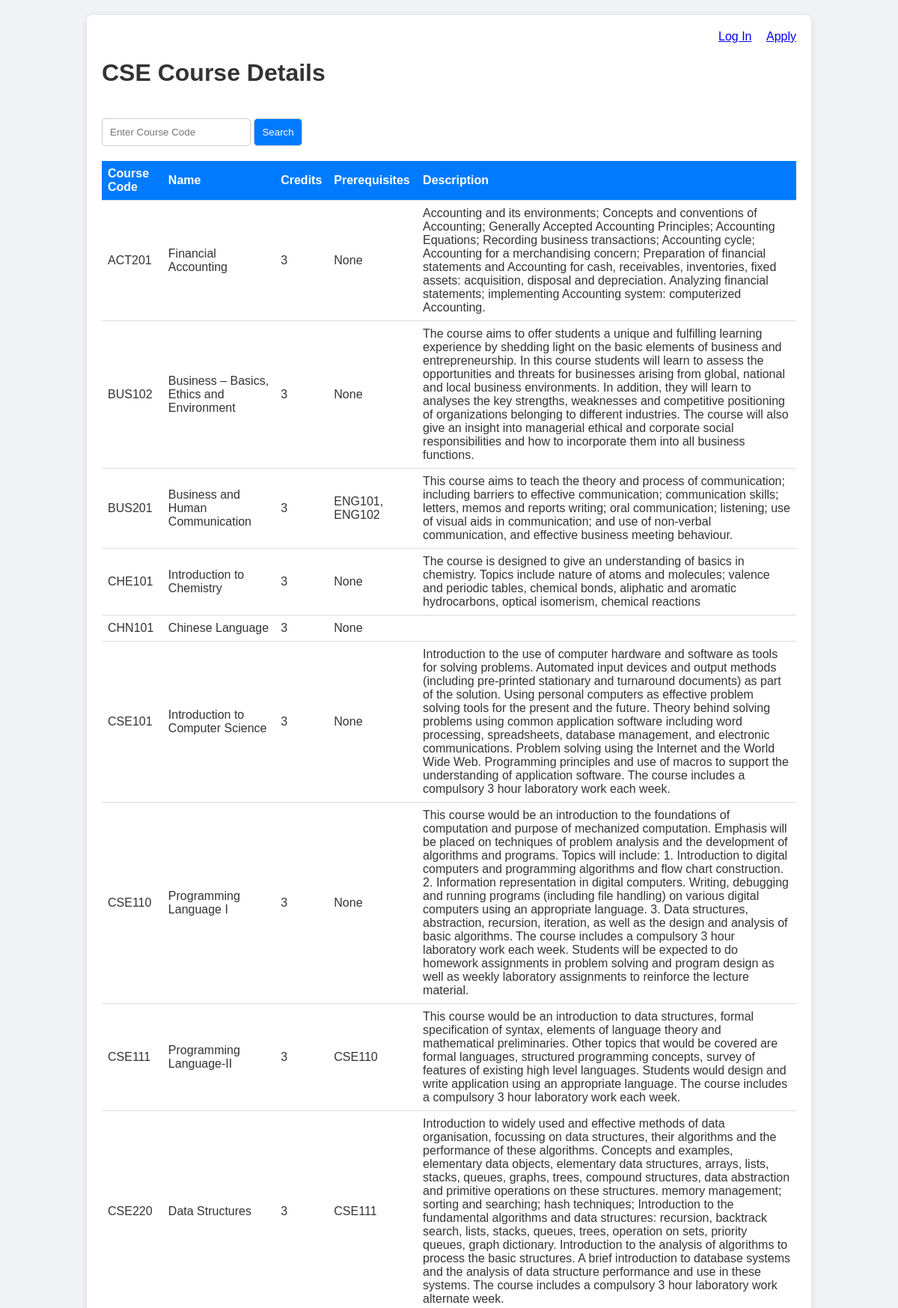
Screenshot of /cse_details.php (upper part) with the database file from the repository.
### tables this page shows
CREATE TABLE `course` (
  `C_Code` varchar(10) NOT NULL,
  `C_Name` varchar(200) DEFAULT NULL,
  `Credit` float DEFAULT NULL,
  `Prereq` varchar(30) DEFAULT NULL,
  `C_Desc` varchar(1000) DEFAULT NULL,
  `Lab` int(11) DEFAULT NULL,
  `Seats` int(11) DEFAULT NULL,
  `Type` varchar(2) DEFAULT NULL,
  `Sections` int(11) DEFAULT NULL
);

### auth.php (called while the page is built, shortened)
<?php
function e($value) {
    return htmlspecialchars((string) $value, ENT_QUOTES, 'UTF-8');
}
?>

### cse_details.php (the view, shortened to what this page needs)
<?php
require_once 'auth.php';
$search_result = '';
$courses = [];
$searched = false;
if (!$searched || $search_result === null) {
    $result = $conn->query("SELECT * FROM course ORDER BY C_Code");
    if ($result->num_rows > 0) {
        while ($row = $result->fetch_assoc()) {
            $courses[] = $row;
        }
    }
}
?>
<!DOCTYPE html>
<html lang="en">
<head>
    <link href="style.css" rel="stylesheet">
</head>
<body>
    <div class="container">
        <?php if (isset($_SESSION['Role_ID']) || isset($_SESSION['Temp_ID'])): ?>
            <?php nav_links(); ?>
        <?php else: ?>
            <nav class="nav-links"><a href="home.php">Log In</a> <a href="register.php">Apply</a></nav>
        <?php endif; ?>
        <h1>CSE Course Details</h1>
        <form method="post">
            <input type="text" name="search_code" placeholder="Enter Course Code" value="<?php echo e($_POST['search_code'] ?? ''); ?>">
            <button type="submit">Search</button>
        </form>
        <?php if ($searched && !$search_result): ?>
            <p class="no-results">No course found with that code.</p>
        <?php else: ?>
            <table>
                <tr><th>Course Code</th><th>Name</th><th>Credits</th><th>Prerequisites</th><th>Description</th></tr>
                <?php foreach ($searched ? [$search_result] : $courses as $course): ?>
                    <tr>
                        <td><?php echo e($course['C_Code']); ?></td>
                        <td><?php echo e($course['C_Name']); ?></td>
                        <td><?php echo e($course['Credit']); ?></td>
                        <td><?php echo e($course['Prereq'] ?: 'None'); ?></td>
                        <td><?php echo e($course['C_Desc']); ?></td>
                    </tr>
                <?php endforeach; ?>
            </table>
        <?php endif; ?>
    </div>
</body>
</html>

### style.css (style rules this page uses)
body { font-family: Arial, sans-serif; background: #f0f2f5; color: #333; margin: 0; }
.nav-links { text-align: right; margin-bottom: 10px; }
.nav-links a { margin-left: 15px; }

### cse_details.php (style rules this page uses)
body { font-family: Arial, sans-serif; background: #f0f2f5; margin: 0; padding: 20px; }
.container { width: 80%; margin: 0 auto; background: white; padding: 20px; border-radius: 8px; box-shadow: 0 2px 10px rgba(0,0,0,0.1); }
table { width: 100%; border-collapse: collapse; margin-top: 20px; }
th, td { padding: 8px; text-align: left; border-bottom: 1px solid #ddd; }
th { background-color: #007BFF; color: white; }
input[type="text"], button { padding: 10px; margin-top: 20px; border-radius: 5px; border: 1px solid #ccc; }
button { background-color: #007BFF; color: white; cursor: pointer; }

### rows the page displays
course: C_Code "ACT201", C_Name "Financial Accounting", Credit "3", Prereq "None", C_Desc "Accounting and its environments; Concepts and conventions of Accounting; Generally Accepted Accounting Principles; Accounting Equations; Recording business transactions; Accounting cycle; Accounting for a merchandising concern; Preparation of financial statements and Accounting for cash, receivables, inventories, fixed assets: acquisition, disposal and depreciation. Analyzing financial statements; implementing Accounting system: computerized Accounting."
course: C_Code "BUS102", C_Name "Business – Basics, Ethics and Environment", Credit "3", Prereq "None", C_Desc "The course aims to offer students a unique and fulfilling learning experience by shedding light on the basic elements of business and entrepreneurship. In this course students will learn to assess the opportunities and threats for businesses arising from global, national and local business environments. In addition, they will learn to analyses the key strengths, weaknesses and competitive positioning of organizations belonging to different industries. The course will also give an insight into managerial ethical and corporate social responsibilities and how to incorporate them into all business functions."
course: C_Code "BUS201", C_Name "Business and Human Communication", Credit "3", Prereq "ENG101, ENG102", C_Desc "This course aims to teach the theory and process of communication; including barriers to effective communication; communication skills; letters, memos and reports writing; oral communication; listening; use of visual aids in communication; and use of non-verbal communication, and effective business meeting behaviour."
course: C_Code "CHE101", C_Name "Introduction to Chemistry", Credit "3", Prereq "None", C_Desc "The course is designed to give an understanding of basics in chemistry. Topics include nature of atoms and molecules; valence and periodic tables, chemical bonds, aliphatic and aromatic hydrocarbons, optical isomerism, chemical reactions"
course: C_Code "CHN101", C_Name "Chinese Language", Credit "3", Prereq "None"
course: C_Code "CSE101", C_Name "Introduction to Computer Science", Credit "3", Prereq "None", C_Desc "Introduction to the use of computer hardware and software as tools for solving problems. Automated input devices and output methods (including pre-printed stationary and turnaround documents) as part of the solution. Using personal computers as effective problem solving tools for the present and the future. Theory behind solving problems using common application software including word processing, spreadsheets, database management, and electronic communications. Problem solving using the Internet and the World Wide Web. Programming principles and use of macros to support the understanding of application software. The course includes a compulsory 3 hour laboratory work each week."
course: C_Code "CSE110", C_Name "Programming Language I", Credit "3", Prereq "None", C_Desc "This course would be an introduction to the foundations of computation and purpose of mechanized computation. Emphasis will be placed on techniques of problem analysis and the development of algorithms and programs. Topics will include: 1. Introduction to digital computers and programming algorithms and flow chart construction. 2. Information representation in digital computers. Writing, debugging and running programs (including file handling) on various digital computers using an appropriate language. 3. Data structures, abstraction, recursion, iteration, as well as the design and analysis of basic algorithms. The course includes a compulsory 3 hour laboratory work each week. Students will…"
course: C_Code "CSE111", C_Name "Programming Language-II", Credit "3", Prereq "CSE110", C_Desc "This course would be an introduction to data structures, formal specification of syntax, elements of language theory and mathematical preliminaries. Other topics that would be covered are formal languages, structured programming concepts, survey of features of existing high level languages. Students would design and write application using an appropriate language. The course includes a compulsory 3 hour laboratory work each week."
course: C_Code "CSE220", C_Name "Data Structures", Credit "3", Prereq "CSE111", C_Desc "Introduction to widely used and effective methods of data organisation, focussing on data structures, their algorithms and the performance of these algorithms. Concepts and examples, elementary data objects, elementary data structures, arrays, lists, stacks, queues, graphs, trees, compound structures, data abstraction and primitive operations on these structures. memory management; sorting and searching; hash techniques; Introduction to the fundamental algorithms and data structures: recursion, backtrack search, lists, stacks, queues, trees, operation on sets, priority queues, graph dictionary. Introduction to the analysis of algorithms to process the basic structures. A brief introduction…"
